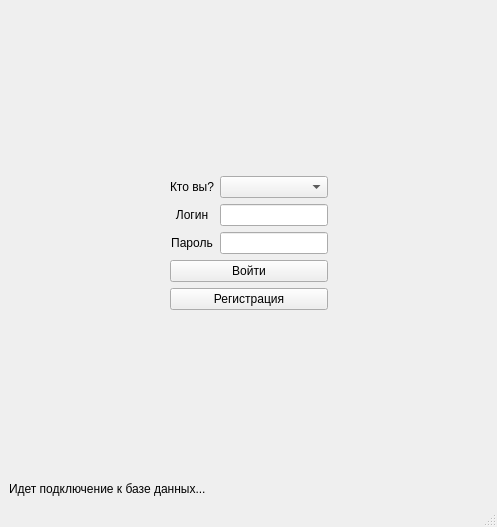
<?xml version="1.0" encoding="UTF-8"?>
<ui version="4.0">
 <class>login</class>
 <widget class="QMainWindow" name="login">
  <property name="geometry">
   <rect>
    <x>0</x>
    <y>0</y>
    <width>497</width>
    <height>527</height>
   </rect>
  </property>
  <property name="sizePolicy">
   <sizepolicy hsizetype="Minimum" vsizetype="Preferred">
    <horstretch>0</horstretch>
    <verstretch>0</verstretch>
   </sizepolicy>
  </property>
  <property name="windowTitle">
   <string>login</string>
  </property>
  <widget class="QWidget" name="centralwidget">
   <layout class="QGridLayout" name="gridLayout_3">
    <item row="1" column="2" rowspan="2">
     <layout class="QVBoxLayout" name="verticalLayout_2"/>
    </item>
    <item row="1" column="1">
     <layout class="QGridLayout" name="gridLayout">
      <item row="1" column="0">
       <widget class="QLabel" name="label_login">
        <property name="enabled">
         <bool>true</bool>
        </property>
        <property name="sizePolicy">
         <sizepolicy hsizetype="Preferred" vsizetype="Preferred">
          <horstretch>0</horstretch>
          <verstretch>0</verstretch>
         </sizepolicy>
        </property>
        <property name="baseSize">
         <size>
          <width>0</width>
          <height>0</height>
         </size>
        </property>
        <property name="focusPolicy">
         <enum>Qt::StrongFocus</enum>
        </property>
        <property name="text">
         <string>Логин</string>
        </property>
        <property name="alignment">
         <set>Qt::AlignCenter</set>
        </property>
       </widget>
      </item>
      <item row="0" column="0">
       <widget class="QLabel" name="label_2">
        <property name="enabled">
         <bool>true</bool>
        </property>
        <property name="sizePolicy">
         <sizepolicy hsizetype="Preferred" vsizetype="Preferred">
          <horstretch>0</horstretch>
          <verstretch>0</verstretch>
         </sizepolicy>
        </property>
        <property name="baseSize">
         <size>
          <width>0</width>
          <height>0</height>
         </size>
        </property>
        <property name="focusPolicy">
         <enum>Qt::StrongFocus</enum>
        </property>
        <property name="text">
         <string>Кто вы?</string>
        </property>
        <property name="alignment">
         <set>Qt::AlignCenter</set>
        </property>
       </widget>
      </item>
      <item row="0" column="1">
       <widget class="QComboBox" name="comboBox">
        <property name="enabled">
         <bool>true</bool>
        </property>
        <property name="sizePolicy">
         <sizepolicy hsizetype="Preferred" vsizetype="Fixed">
          <horstretch>0</horstretch>
          <verstretch>0</verstretch>
         </sizepolicy>
        </property>
        <property name="baseSize">
         <size>
          <width>0</width>
          <height>0</height>
         </size>
        </property>
        <property name="focusPolicy">
         <enum>Qt::StrongFocus</enum>
        </property>
       </widget>
      </item>
      <item row="2" column="0">
       <widget class="QLabel" name="label_passwd">
        <property name="enabled">
         <bool>true</bool>
        </property>
        <property name="sizePolicy">
         <sizepolicy hsizetype="Preferred" vsizetype="Preferred">
          <horstretch>0</horstretch>
          <verstretch>0</verstretch>
         </sizepolicy>
        </property>
        <property name="baseSize">
         <size>
          <width>0</width>
          <height>0</height>
         </size>
        </property>
        <property name="focusPolicy">
         <enum>Qt::StrongFocus</enum>
        </property>
        <property name="text">
         <string>Пароль</string>
        </property>
        <property name="alignment">
         <set>Qt::AlignCenter</set>
        </property>
       </widget>
      </item>
      <item row="1" column="1">
       <widget class="QLineEdit" name="lineEdit_login">
        <property name="enabled">
         <bool>true</bool>
        </property>
        <property name="sizePolicy">
         <sizepolicy hsizetype="Preferred" vsizetype="Fixed">
          <horstretch>0</horstretch>
          <verstretch>0</verstretch>
         </sizepolicy>
        </property>
        <property name="baseSize">
         <size>
          <width>0</width>
          <height>0</height>
         </size>
        </property>
        <property name="focusPolicy">
         <enum>Qt::StrongFocus</enum>
        </property>
        <property name="alignment">
         <set>Qt::AlignCenter</set>
        </property>
       </widget>
      </item>
      <item row="2" column="1">
       <widget class="QLineEdit" name="lineEdit_passwd">
        <property name="enabled">
         <bool>true</bool>
        </property>
        <property name="sizePolicy">
         <sizepolicy hsizetype="Preferred" vsizetype="Fixed">
          <horstretch>0</horstretch>
          <verstretch>0</verstretch>
         </sizepolicy>
        </property>
        <property name="baseSize">
         <size>
          <width>0</width>
          <height>0</height>
         </size>
        </property>
        <property name="focusPolicy">
         <enum>Qt::StrongFocus</enum>
        </property>
        <property name="alignment">
         <set>Qt::AlignCenter</set>
        </property>
       </widget>
      </item>
     </layout>
    </item>
    <item row="2" column="1">
     <layout class="QGridLayout" name="gridLayout_2">
      <item row="2" column="0">
       <widget class="QPushButton" name="pushButton_signUp">
        <property name="text">
         <string>Регистрация</string>
        </property>
       </widget>
      </item>
      <item row="1" column="0">
       <widget class="QPushButton" name="pushButton_signIn">
        <property name="text">
         <string>Войти</string>
        </property>
       </widget>
      </item>
     </layout>
    </item>
    <item row="1" column="0" rowspan="2">
     <layout class="QVBoxLayout" name="verticalLayout"/>
    </item>
    <item row="0" column="1">
     <spacer name="verticalSpacer">
      <property name="orientation">
       <enum>Qt::Vertical</enum>
      </property>
      <property name="sizeHint" stdset="0">
       <size>
        <width>20</width>
        <height>40</height>
       </size>
      </property>
     </spacer>
    </item>
    <item row="3" column="0" colspan="3">
     <spacer name="verticalSpacer_2">
      <property name="orientation">
       <enum>Qt::Vertical</enum>
      </property>
      <property name="sizeHint" stdset="0">
       <size>
        <width>20</width>
        <height>40</height>
       </size>
      </property>
     </spacer>
    </item>
    <item row="6" column="0" colspan="2">
     <widget class="QLabel" name="label">
      <property name="text">
       <string>Идет подключение к базе данных...</string>
      </property>
      <property name="alignment">
       <set>Qt::AlignLeading|Qt::AlignLeft|Qt::AlignVCenter</set>
      </property>
     </widget>
    </item>
   </layout>
  </widget>
  <widget class="QMenuBar" name="menubar">
   <property name="geometry">
    <rect>
     <x>0</x>
     <y>0</y>
     <width>497</width>
     <height>21</height>
    </rect>
   </property>
  </widget>
  <widget class="QStatusBar" name="statusbar"/>
 </widget>
 <resources/>
 <connections/>
</ui>
